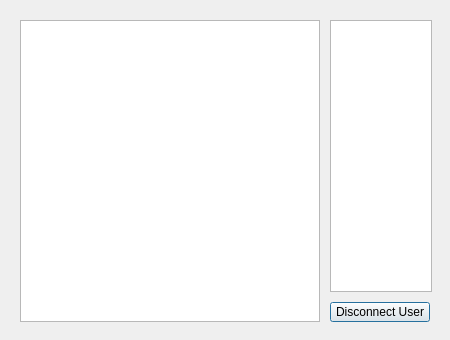
<?xml version="1.0" encoding="UTF-8"?>
<ui version="4.0">
 <class>ChatServer</class>
 <widget class="QDialog" name="ChatServer">
  <property name="geometry">
   <rect>
    <x>0</x>
    <y>0</y>
    <width>450</width>
    <height>340</height>
   </rect>
  </property>
  <property name="sizePolicy">
   <sizepolicy hsizetype="MinimumExpanding" vsizetype="MinimumExpanding">
    <horstretch>0</horstretch>
    <verstretch>0</verstretch>
   </sizepolicy>
  </property>
  <property name="windowTitle">
   <string>Chat Server</string>
  </property>
  <property name="layoutDirection">
   <enum>Qt::LeftToRight</enum>
  </property>
  <property name="sizeGripEnabled">
   <bool>false</bool>
  </property>
  <property name="modal">
   <bool>false</bool>
  </property>
  <widget class="QWidget" name="horizontalLayoutWidget">
   <property name="geometry">
    <rect>
     <x>10</x>
     <y>10</y>
     <width>432</width>
     <height>322</height>
    </rect>
   </property>
   <layout class="QHBoxLayout" name="mainLayout">
    <property name="spacing">
     <number>10</number>
    </property>
    <property name="sizeConstraint">
     <enum>QLayout::SetMinimumSize</enum>
    </property>
    <property name="leftMargin">
     <number>10</number>
    </property>
    <property name="topMargin">
     <number>10</number>
    </property>
    <property name="rightMargin">
     <number>10</number>
    </property>
    <property name="bottomMargin">
     <number>10</number>
    </property>
    <item>
     <widget class="QListWidget" name="messages">
      <property name="sizePolicy">
       <sizepolicy hsizetype="MinimumExpanding" vsizetype="Ignored">
        <horstretch>0</horstretch>
        <verstretch>0</verstretch>
       </sizepolicy>
      </property>
      <property name="minimumSize">
       <size>
        <width>300</width>
        <height>300</height>
       </size>
      </property>
      <property name="maximumSize">
       <size>
        <width>16777215</width>
        <height>16777215</height>
       </size>
      </property>
      <property name="baseSize">
       <size>
        <width>300</width>
        <height>400</height>
       </size>
      </property>
     </widget>
    </item>
    <item>
     <layout class="QVBoxLayout" name="userLayout">
      <property name="spacing">
       <number>10</number>
      </property>
      <property name="sizeConstraint">
       <enum>QLayout::SetMinimumSize</enum>
      </property>
      <property name="leftMargin">
       <number>0</number>
      </property>
      <item>
       <widget class="QListWidget" name="clients">
        <property name="enabled">
         <bool>true</bool>
        </property>
        <property name="sizePolicy">
         <sizepolicy hsizetype="MinimumExpanding" vsizetype="MinimumExpanding">
          <horstretch>0</horstretch>
          <verstretch>0</verstretch>
         </sizepolicy>
        </property>
        <property name="minimumSize">
         <size>
          <width>100</width>
          <height>270</height>
         </size>
        </property>
        <property name="maximumSize">
         <size>
          <width>16777215</width>
          <height>16777215</height>
         </size>
        </property>
        <property name="baseSize">
         <size>
          <width>0</width>
          <height>0</height>
         </size>
        </property>
        <property name="movement">
         <enum>QListView::Snap</enum>
        </property>
        <property name="resizeMode">
         <enum>QListView::Adjust</enum>
        </property>
        <property name="sortingEnabled">
         <bool>true</bool>
        </property>
       </widget>
      </item>
      <item>
       <widget class="QPushButton" name="disconnect">
        <property name="sizePolicy">
         <sizepolicy hsizetype="MinimumExpanding" vsizetype="MinimumExpanding">
          <horstretch>0</horstretch>
          <verstretch>0</verstretch>
         </sizepolicy>
        </property>
        <property name="minimumSize">
         <size>
          <width>100</width>
          <height>20</height>
         </size>
        </property>
        <property name="maximumSize">
         <size>
          <width>100</width>
          <height>20</height>
         </size>
        </property>
        <property name="text">
         <string>Disconnect User</string>
        </property>
       </widget>
      </item>
     </layout>
    </item>
   </layout>
  </widget>
 </widget>
 <resources/>
 <connections/>
</ui>
